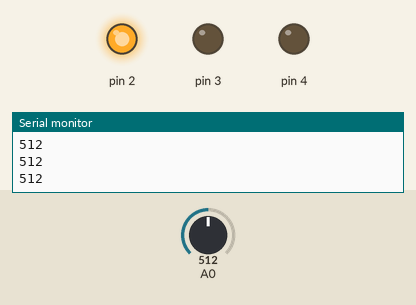
A sketch run on a simulated Arduino Uno, built with avr-gcc and run on an emulated ATmega328P. On the bench: output pins drawn as LEDs (lit = HIGH), the last lines printed to the serial monitor. Dashed ring = blinking. The inputs (shaded band) are chosen by the test bench; at power-on: A0 = 512.

Above: at 1.2 s.
1.3 s: A0 set to 633
2.8 s: A0 set to 660
At 3.4 s:
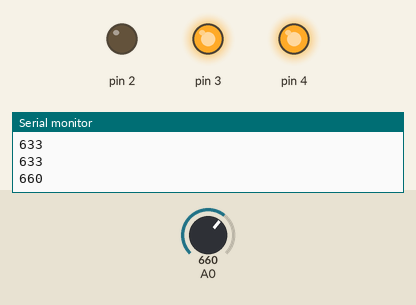
5.8 s: A0 set to 640
At 6.6 s:
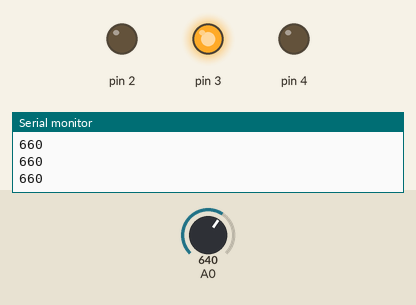
8.3 s: A0 set to 716
At 8.9 s:
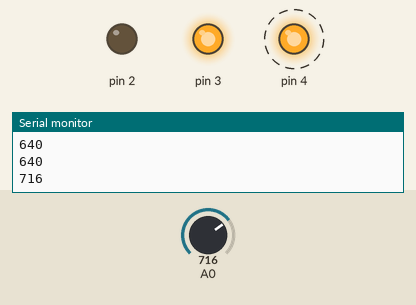
Timing chart, 0 to 12.3 s (numbered marks = the images above; inputs shaded):
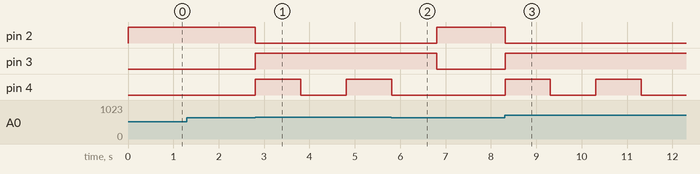

The sketch:

Tarea_2.ino
```cpp
int gas = 0;

void setup() {

Serial.begin(9600);
pinMode(A0, INPUT);
pinMode(2, OUTPUT);
pinMode(3,OUTPUT);
pinMode(4, OUTPUT);
}

void loop() {
 gas = analogRead(A0);
 Serial.println(gas);

if (gas > 650){

  digitalWrite(3,HIGH);
  digitalWrite(2,LOW);

  digitalWrite(4,HIGH);
  delay(1000);
  digitalWrite(4,LOW);
  delay(1000);

}
else {

  digitalWrite(3,LOW);
  digitalWrite(2,HIGH);
  digitalWrite(4,LOW);
}
Serial.println(gas);
}
```

Measured:
- the behaviour switches between 650 and 651 on A0 (found by bisection; images 0 and 1)
- after the input at 2.8 s, pin 2: HIGH → LOW at once; pin 3: LOW → HIGH at once; pin 4: LOW → HIGH at once, → LOW 1.0 s later, → HIGH 1.0 s later
- after the input at 5.8 s, pin 2: LOW → HIGH after 1.0 s; pin 3: HIGH → LOW after 1.0 s; pin 4: goes on until 5.8 s, then stays LOW
- after the input at 8.3 s, pin 2: HIGH → LOW at once; pin 3: LOW → HIGH at once; pin 4: alternates HIGH for 1.0 s and LOW for 1.0 s, starting at once
